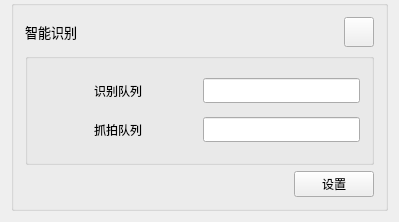
<?xml version="1.0" encoding="UTF-8"?>
<ui version="4.0">
 <class>capacitySet</class>
 <widget class="QWidget" name="capacitySet">
  <property name="geometry">
   <rect>
    <x>0</x>
    <y>0</y>
    <width>399</width>
    <height>222</height>
   </rect>
  </property>
  <property name="windowTitle">
   <string>capacitySet</string>
  </property>
  <layout class="QGridLayout" name="gridLayout_3">
   <property name="topMargin">
    <number>0</number>
   </property>
   <item row="0" column="0">
    <widget class="QGroupBox" name="groupBox_2">
     <property name="title">
      <string/>
     </property>
     <layout class="QGridLayout" name="gridLayout_2">
      <item row="0" column="0" colspan="2">
       <widget class="QLabel" name="label_3">
        <property name="font">
         <font>
          <family>微软雅黑</family>
          <pointsize>10</pointsize>
          <weight>50</weight>
          <italic>false</italic>
          <bold>false</bold>
         </font>
        </property>
        <property name="styleSheet">
         <string notr="true">font: 10pt &quot;微软雅黑&quot;;</string>
        </property>
        <property name="text">
         <string>智能识别</string>
        </property>
       </widget>
      </item>
      <item row="1" column="0" colspan="3">
       <widget class="QGroupBox" name="groupBox">
        <property name="title">
         <string/>
        </property>
        <layout class="QGridLayout" name="gridLayout">
         <item row="1" column="1">
          <widget class="QLineEdit" name="lineEdit_unRec">
           <property name="minimumSize">
            <size>
             <width>0</width>
             <height>25</height>
            </size>
           </property>
          </widget>
         </item>
         <item row="0" column="1">
          <widget class="QLineEdit" name="lineEdit_Rec">
           <property name="minimumSize">
            <size>
             <width>0</width>
             <height>25</height>
            </size>
           </property>
          </widget>
         </item>
         <item row="1" column="0">
          <widget class="QLabel" name="label_2">
           <property name="sizePolicy">
            <sizepolicy hsizetype="Expanding" vsizetype="Preferred">
             <horstretch>0</horstretch>
             <verstretch>0</verstretch>
            </sizepolicy>
           </property>
           <property name="maximumSize">
            <size>
             <width>16777215</width>
             <height>16777215</height>
            </size>
           </property>
           <property name="text">
            <string>抓拍队列</string>
           </property>
           <property name="alignment">
            <set>Qt::AlignCenter</set>
           </property>
          </widget>
         </item>
         <item row="0" column="0">
          <widget class="QLabel" name="label">
           <property name="sizePolicy">
            <sizepolicy hsizetype="Expanding" vsizetype="Preferred">
             <horstretch>0</horstretch>
             <verstretch>0</verstretch>
            </sizepolicy>
           </property>
           <property name="maximumSize">
            <size>
             <width>16777215</width>
             <height>16777215</height>
            </size>
           </property>
           <property name="text">
            <string>识别队列</string>
           </property>
           <property name="alignment">
            <set>Qt::AlignCenter</set>
           </property>
          </widget>
         </item>
        </layout>
       </widget>
      </item>
      <item row="2" column="0">
       <spacer name="horizontalSpacer">
        <property name="orientation">
         <enum>Qt::Horizontal</enum>
        </property>
        <property name="sizeHint" stdset="0">
         <size>
          <width>208</width>
          <height>20</height>
         </size>
        </property>
       </spacer>
      </item>
      <item row="2" column="1" colspan="2">
       <widget class="QPushButton" name="btnSet">
        <property name="text">
         <string>设置</string>
        </property>
        <property name="icon">
         <iconset resource="res.qrc">
          <normaloff>:/res/SoftIcon/SystemSet.png</normaloff>:/res/SoftIcon/SystemSet.png</iconset>
        </property>
       </widget>
      </item>
      <item row="0" column="2">
       <widget class="QPushButton" name="btnClose">
        <property name="minimumSize">
         <size>
          <width>30</width>
          <height>30</height>
         </size>
        </property>
        <property name="maximumSize">
         <size>
          <width>30</width>
          <height>30</height>
         </size>
        </property>
        <property name="text">
         <string/>
        </property>
        <property name="icon">
         <iconset resource="res.qrc">
          <normaloff>:/res/SoftIcon/Cancel.png</normaloff>:/res/SoftIcon/Cancel.png</iconset>
        </property>
        <property name="iconSize">
         <size>
          <width>30</width>
          <height>30</height>
         </size>
        </property>
       </widget>
      </item>
     </layout>
    </widget>
   </item>
  </layout>
 </widget>
 <layoutdefault spacing="6" margin="11"/>
 <resources>
  <include location="res.qrc"/>
 </resources>
 <connections/>
</ui>
